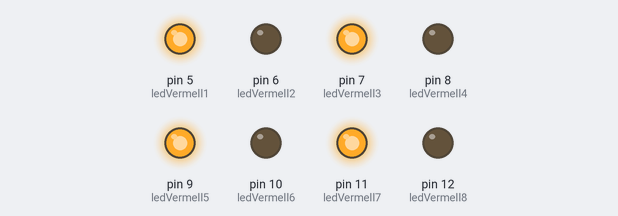
This sketch was run on a simulated Arduino Uno, built with avr-gcc and run on an emulated ATmega328P. Parts: output pins drawn as LEDs (lit = HIGH).

Above: at 0.5 s.
At 3.5 s:
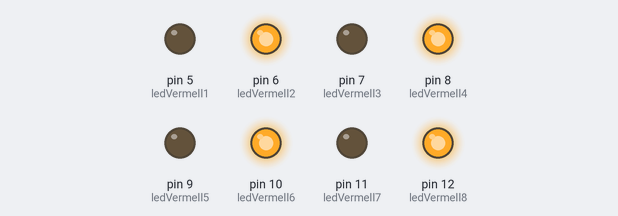
Timing chart, 0 to 4.6 s (numbered marks = the images above):
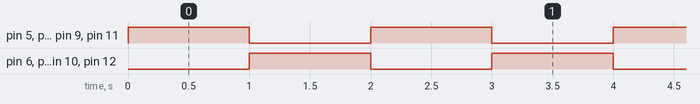

The sketch:

ARRAY_DE_8_LEDS_-_1.2.ino
```cpp
/****************************************************************
 **                                                            **
 **                    Sortides entrades digitals              **
 **                    Programa 1.2                            **
 **                                                            **
 **  Nom: Carlos Rubio Ortega               Data: 12/03/2017   **
 ***************************************************************/
 //************************ INCLUDE *****************************


 //*********************** VARIABLES ****************************

int ledVermell1 = 5;
int ledVermell2 = 6;
int ledVermell3 = 7;
int ledVermell4 = 8;
int ledVermell5 = 9;
int ledVermell6 = 10;
int ledVermell7 = 11;
int ledVermell8 = 12;
int polsador = 2;


 //************************* SETUP ******************************

void setup()                // configura el final de la sortida
{

     // configuració dels pins de sortida
  pinMode(ledVermell1, OUTPUT);
  pinMode(ledVermell2, OUTPUT);
  pinMode(ledVermell3, OUTPUT);
  pinMode(ledVermell4, OUTPUT);
  pinMode(ledVermell5, OUTPUT);
  pinMode(ledVermell6, OUTPUT);
  pinMode(ledVermell7, OUTPUT);
  pinMode(ledVermell8, OUTPUT);

}


//*************************** LOOP ******************************

void loop()         // inicia el bucle del programa
{

    // funcionament sobre els leds següents
    digitalWrite(ledVermell1, HIGH);
    digitalWrite(ledVermell2, LOW);
    digitalWrite(ledVermell3, HIGH);
    digitalWrite(ledVermell4, LOW);
    digitalWrite(ledVermell5, HIGH);
    digitalWrite(ledVermell6, LOW);
    digitalWrite(ledVermell7, HIGH);
    digitalWrite(ledVermell8, LOW);

    delay(1000);

    digitalWrite(ledVermell1, LOW);
    digitalWrite(ledVermell2, HIGH);
    digitalWrite(ledVermell3, LOW);
    digitalWrite(ledVermell4, HIGH);
    digitalWrite(ledVermell5, LOW);
    digitalWrite(ledVermell6, HIGH);
    digitalWrite(ledVermell7, LOW);
    digitalWrite(ledVermell8, HIGH);

    delay(1000);


}


//************************* FUNCIONS ****************************
   // En aquest programa podem veure com ens mostra que si supera un valor faci un operació o si no supera el valor no faci res.
```

Measured:
- by itself, pin 5 (ledVermell1), pin 6 (ledVermell2), pin 7 (ledVermell3), pin 8 (ledVermell4), pin 9 (ledVermell5), pin 10 (ledVermell6), pin 11 (ledVermell7), pin 12 (ledVermell8): alternates HIGH for 1.0 s and LOW for 1.0 s
